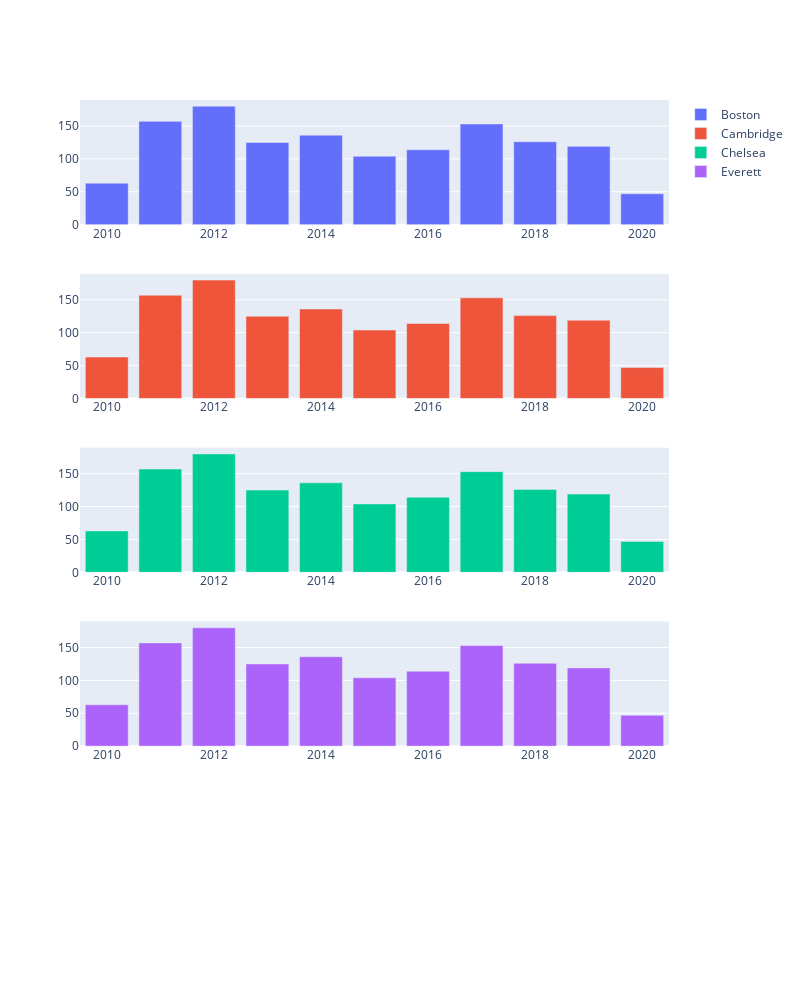

The notebook cell saved with this chart:
### Markdown cell above
#### Practise:  Now try finding the number of visits from each city in each year (Lets just do it for 5 cities)

### Code cell
row=1
fig=make_subplots(rows=5,cols=1,specs=[[{"type": "bar"}],
                           [{"type": "bar"}],
                           [{"type": "bar"}],
                        [{"type": "bar"}],
                           [{"type": "bar"}]])
for city,group in df.groupby(["CITY"]):
    years=df["YEAR"].value_counts()
    fig.append_trace(go.Bar(x=years.index,y=years.values,name=city),row=row,col=1)
    row+=1
    if row>=5:
        break

fig.update_layout(height=1000,width=800)
fig.show()

### Figure 1 — Plotly figure (JSON) as saved in the notebook; plotly's stock layout.template omitted (floating-point values rounded to 4 significant figures)
{"data": [{"name": "Boston", "type": "bar", "x": [2012, 2011, 2017, 2014, 2018, 2013, 2019, 2016, 2015, 2010, 2020], "xaxis": "x", "y": [180, 157, 153, 136, 126, 125, 119, 114, 104, 63, 47], "yaxis": "y"}, {"name": "Cambridge", "type": "bar", "x": [2012, 2011, 2017, 2014, 2018, 2013, 2019, 2016, 2015, 2010, 2020], "xaxis": "x2", "y": [180, 157, 153, 136, 126, 125, 119, 114, 104, 63, 47], "yaxis": "y2"}, {"name": "Chelsea", "type": "bar", "x": [2012, 2011, 2017, 2014, 2018, 2013, 2019, 2016, 2015, 2010, 2020], "xaxis": "x3", "y": [180, 157, 153, 136, 126, 125, 119, 114, 104, 63, 47], "yaxis": "y3"}, {"name": "Everett", "type": "bar", "x": [2012, 2011, 2017, 2014, 2018, 2013, 2019, 2016, 2015, 2010, 2020], "xaxis": "x4", "y": [180, 157, 153, 136, 126, 125, 119, 114, 104, 63, 47], "yaxis": "y4"}], "layout": {"height": 1000, "width": 800, "xaxis": {"anchor": "y", "domain": [0, 1]}, "xaxis2": {"anchor": "y2", "domain": [0, 1]}, "xaxis3": {"anchor": "y3", "domain": [0, 1]}, "xaxis4": {"anchor": "y4", "domain": [0, 1]}, "xaxis5": {"anchor": "y5", "domain": [0, 1]}, "yaxis": {"anchor": "x", "domain": [0.848, 1]}, "yaxis2": {"anchor": "x2", "domain": [0.636, 0.788]}, "yaxis3": {"anchor": "x3", "domain": [0.424, 0.576]}, "yaxis4": {"anchor": "x4", "domain": [0.212, 0.364]}, "yaxis5": {"anchor": "x5", "domain": [0, 0.152]}}}
